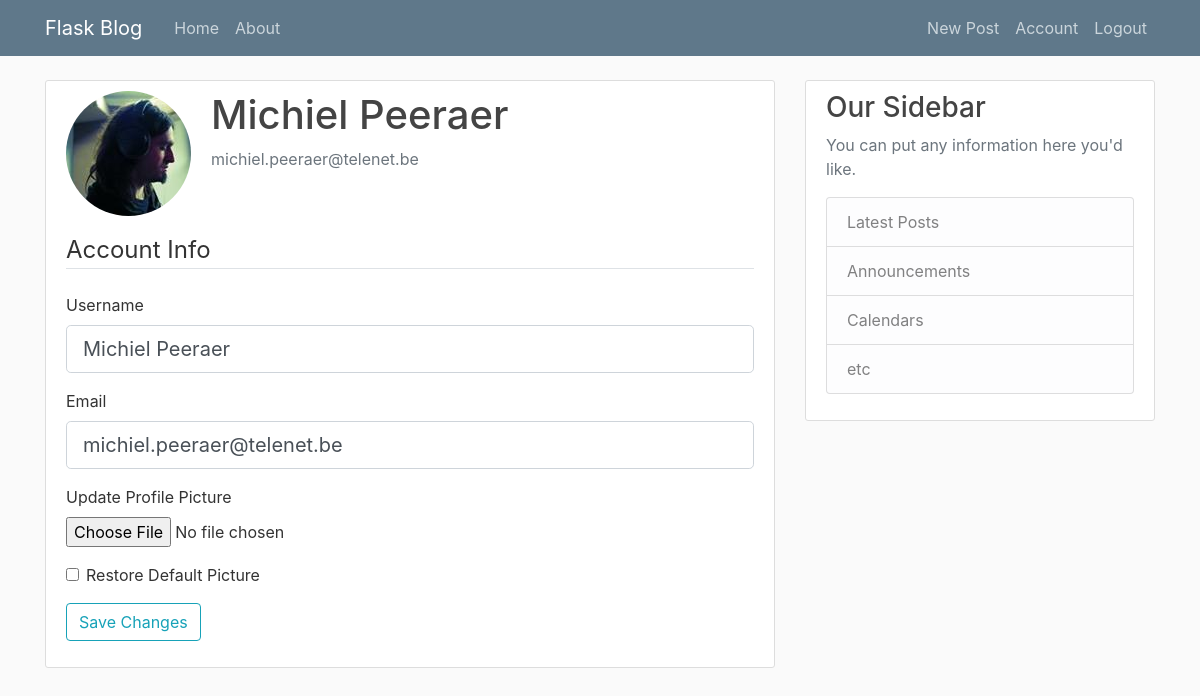
Page /account (signed in) on the earlier database version.
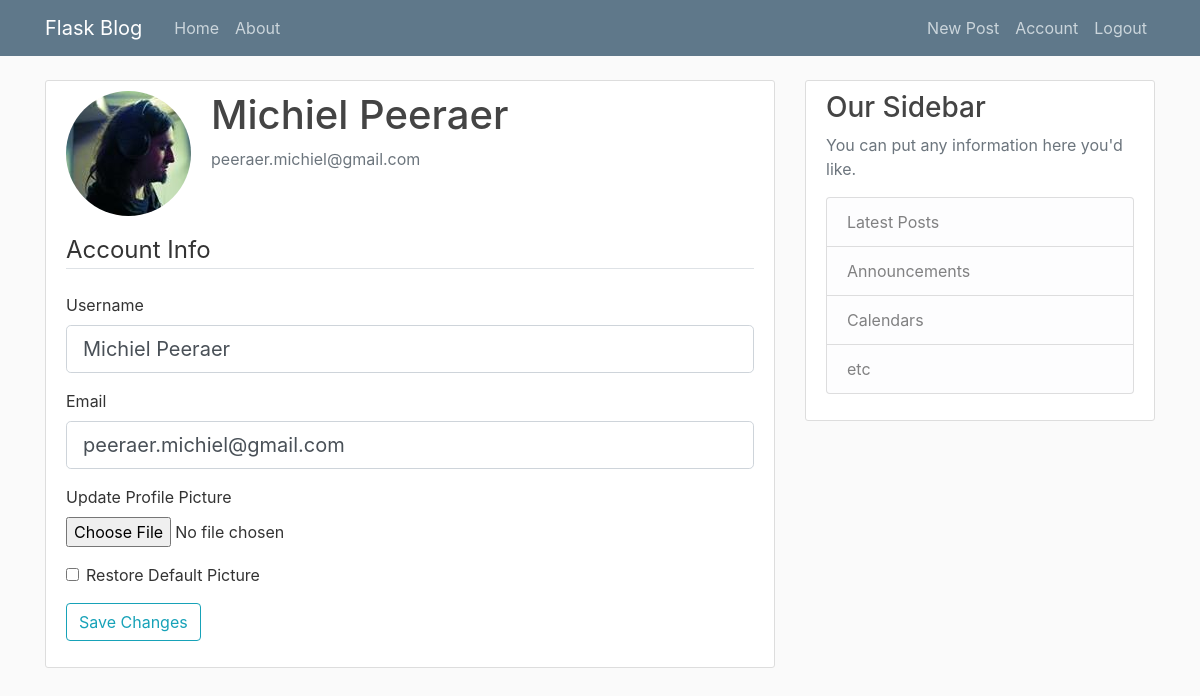
Same page on the later database version.
### flaskblog/models.py (models this page shows, shortened)
class User(db.Model, UserMixin):
    id = db.Column(db.Integer, primary_key=True)
    username = db.Column(db.String(20), unique=True, nullable=False)
    email = db.Column(db.String(120), unique=True, nullable=False)
    image_file = db.Column(db.String(20), nullable=False, default='default.jpg')
    password = db.Column(db.String(60), nullable=False)
    posts = db.relationship('Post', backref='author', lazy=True)

### flaskblog/routes.py (the view)
@app.route("/account", methods=['GET', 'POST'])
@login_required
def account():
    form = UpdateAccountForm()
    if form.validate_on_submit():
        if form.picture.data:
            picture_file = save_picture(form.picture.data)
            current_user.image_file = picture_file
        if form.default_picture.data:
            current_user.image_file = 'default.jpg'
        current_user.username = form.username.data
        current_user.email = form.email.data
        db.session.commit()
        flash(f'Your account has been updated!', 'success')
        return redirect(url_for('account'))
    elif request.method == 'GET':
        form.username.data = current_user.username
        form.email.data = current_user.email
    image_file = url_for('static', filename='profile_pics/' + current_user.image_file)
    return render_template('account.html', title='Account', image_file=image_file, form=form)

### flaskblog/forms.py (shortened to what this page needs)
class UpdateAccountForm(FlaskForm):
    username = StringField('Username', validators=[DataRequired(), Length(min=2, max=20)])
    email = StringField('Email', validators=[DataRequired(), Email()])
    picture = FileField('Update Profile Picture', validators=[FileAllowed(['jpg', 'png'])])
    default_picture = BooleanField('Restore Default Picture')
    submit = SubmitField('Save Changes')

### flaskblog/models.py (called while the page is built)
@login_manager.user_loader
def load_user(user_id):
    return User.query.get(int(user_id))

### flaskblog/templates/account.html (shortened to what this page needs)
{% extends "layout.html" %}
{% block content %}
    <div class="content-section">
        <div class="media">
            <img class="rounded-circle account-img" src="{{ image_file }}">
            <div class="media-body">
                <h2 class="account-heading">{{ current_user.username }}</h2>
                <p class="text-secondary">{{ current_user.email }}</p>
            </div>
        </div>
        <div>
            <form action="" method="post" enctype="multipart/form-data">
                <fieldset class="form-group">
                    <legend class="border-bottom mb-4">Account Info</legend>
                    <div class="form-group">
                        {{ form.username.label(class="form-control-label") }}
                        {% if form.username.errors %}
                            {{ form.username(class="form-control form-control-lg is-invalid") }}
                            <div class="invalid-feedback">
                                {% for error in form.username.errors %}
                                    <span>{{ error }}</span>
                                {% endfor %}
                            </div>
                        {% else %}
                            {{ form.username(class="form-control form-control-lg") }}
                        {% endif %}
                    </div>
                    <div class="form-group">
                        {{ form.email.label(class="form-control-label") }}
                        {% if form.email.errors %}
                            {{ form.email(class="form-control form-control-lg is-invalid") }}
                            <div class="invalid-feedback">
                                {% for error in form.email.errors %}
                                    <span>{{ error }}</span>
                                {% endfor %}
                            </div>
                        {% else %}
                            {{ form.email(class="form-control form-control-lg") }}
                        {% endif %}
                    </div>
                    <div class="form-group">
                        {{ form.picture.label }}
                        {{ form.picture(class="form-control-file") }}
                    </div>
                    <div class="form-check">
                        {{ form.default_picture(class="form-check-input") }}
                        {{ form.default_picture.label(class="form-check-label") }}
                    </div>
                </fieldset>
                <div class="form-group">
                    {{ form.submit(class="btn btn-outline-info") }}
                </div>
            </form>
        </div>
    </div>
{% endblock content %}

### flaskblog/templates/layout.html (shortened to what this page needs)
<!DOCTYPE html>
<html lang="en">
<head>
    <link rel="stylesheet" href="https://stackpath.bootstrapcdn.com/bootstrap/4.5.0/css/bootstrap.min.css">
    <link rel="stylesheet" type="text/css" href="{{ url_for('static', filename='main.css') }}">
</head>
<body>
    <header class="site-header">
        <nav class="navbar navbar-expand-md navbar-dark bg-steel fixed-top">
            <div class="container">
                <a class="navbar-brand mr-4" href="/">Flask Blog</a>
                <div class="collapse navbar-collapse" id="navbarToggle">
                    <div class="navbar-nav mr-auto">
                        <a class="nav-item nav-link" href="{{ url_for('home') }}">Home</a>
                        <a class="nav-item nav-link" href="{{ url_for('about') }}">About</a>
                    </div>
                    <div class="navbar-nav">
                        {% if current_user.is_authenticated %}
                            <a class="nav-item nav-link" href="{{ url_for('new_post') }}">New Post</a>
                            <a class="nav-item nav-link" href="{{ url_for('account') }}">Account</a>
                            <a class="nav-item nav-link" href="{{ url_for('logout') }}">Logout</a>
                        {% else %}
                            <a class="nav-item nav-link" href="{{ url_for('login') }}">Login</a>
                            <a class="nav-item nav-link" href="{{ url_for('register') }}">Register</a>
                        {% endif %}
                    </div>
                </div>
            </div>
        </nav>
    </header>
    <main role="main" class="container">
        <div class="row">
            <div class="col-md-8">
                {% block content %}{% endblock content %}
            </div>
            <div class="col-md-4">
                <div class="content-section">
                    <h3>Our Sidebar</h3>
                    <p class='text-muted'>You can put any information here you'd like.
                        <ul class="list-group">
                            <li class="list-group-item list-group-item-light">Latest Posts</li>
                            <li class="list-group-item list-group-item-light">Announcements</li>
                            <li class="list-group-item list-group-item-light">Calendars</li>
                            <li class="list-group-item list-group-item-light">etc</li>
                        </ul>
                    </p>
                </div>
            </div>
        </div>
    </main>
</body>
</html>

### flaskblog/static/main.css (style rules this page uses)
body { background: #fafafa; color: #333333; margin-top: 5rem; }
h1, h2, h3, h4, h5, h6 { color: #444444; }
.bg-steel { background-color: #5f788a; }
.site-header .navbar-nav .nav-link { color: #cbd5db; }
.content-section { background: #ffffff; padding: 10px 20px; border: 1px solid #dddddd; border-radius: 3px; margin-bottom: 20px; }
.account-img { height: 125px; width: 125px; margin-right: 20px; margin-bottom: 16px; }
.account-heading { font-size: 2.5rem; }

Differences in the rows shown:
changed User "Michiel Peeraer": email "michiel.peeraer@telenet.be" → "peeraer.michiel@gmail.com"
